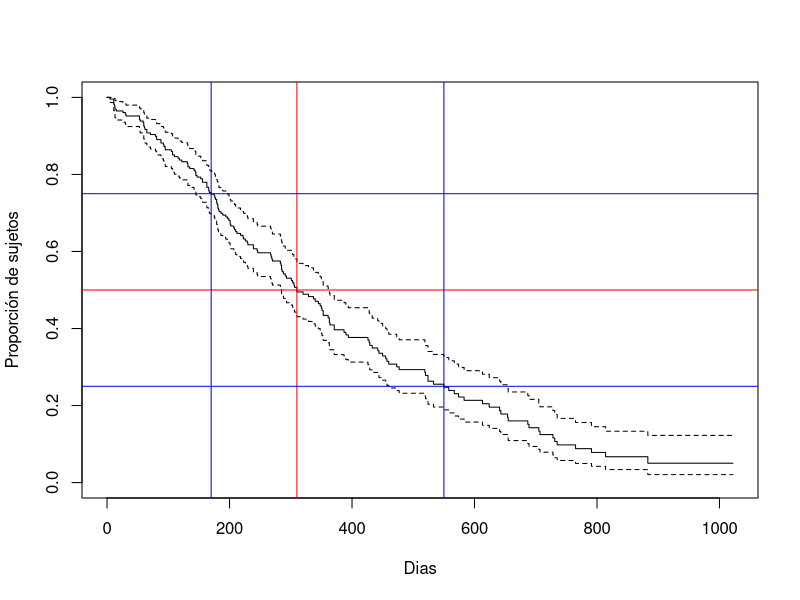
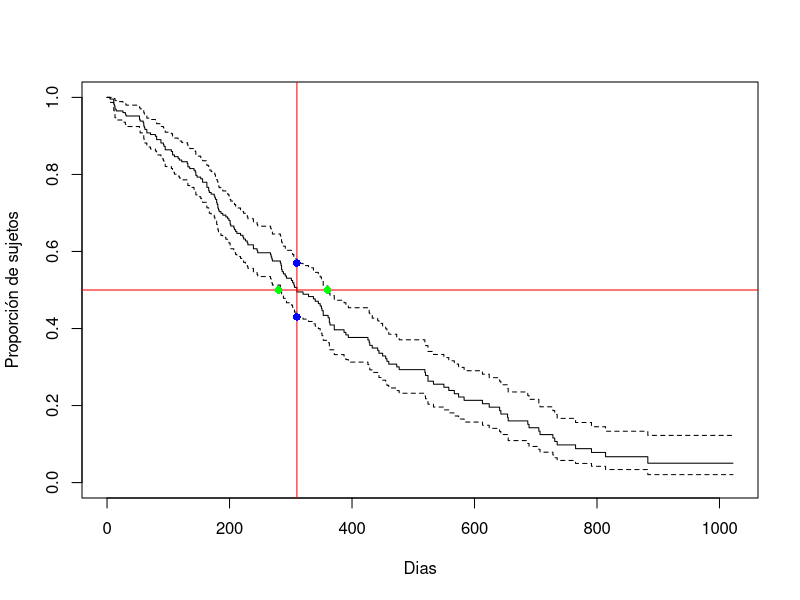
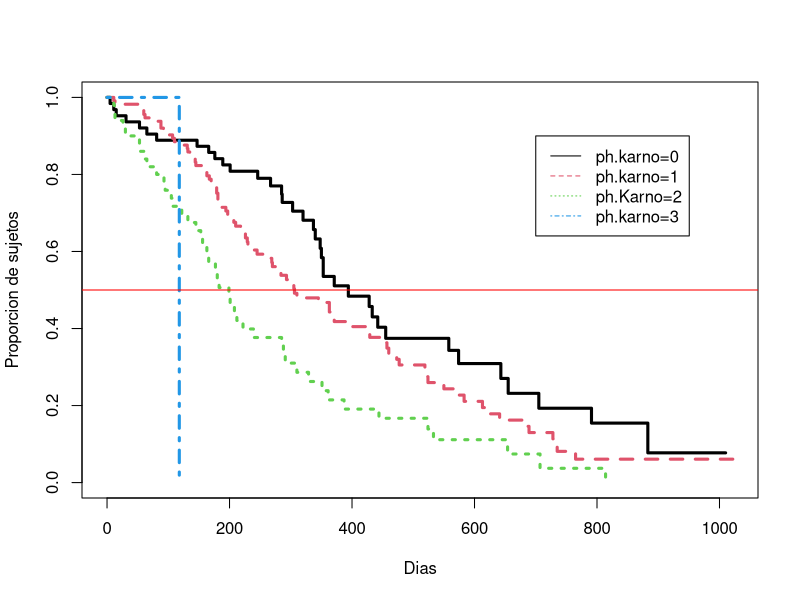
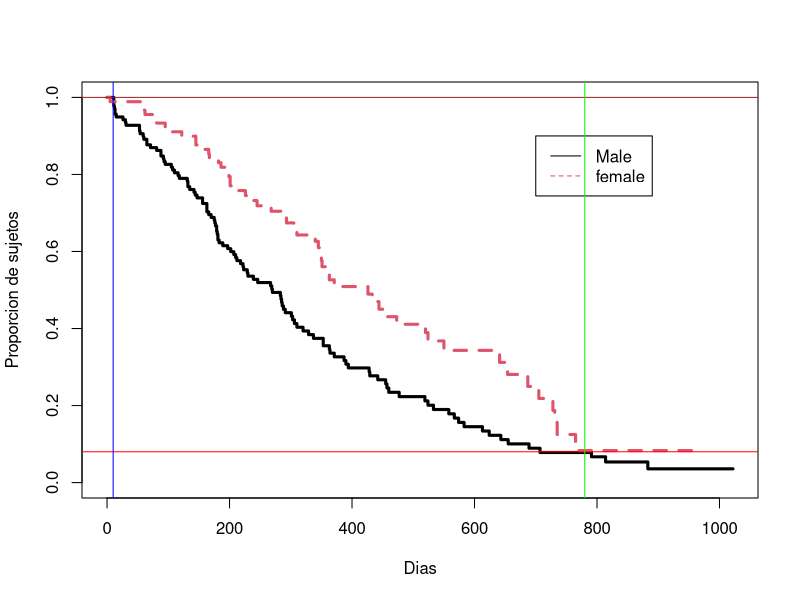
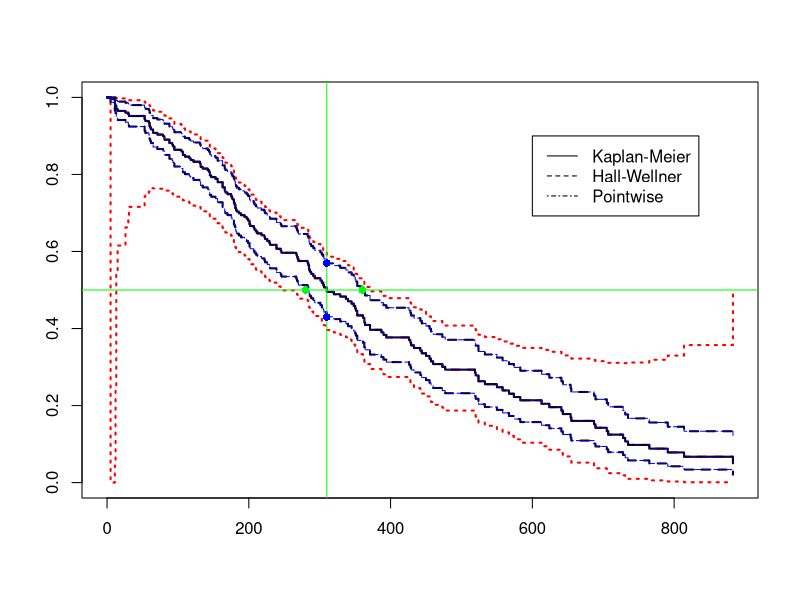
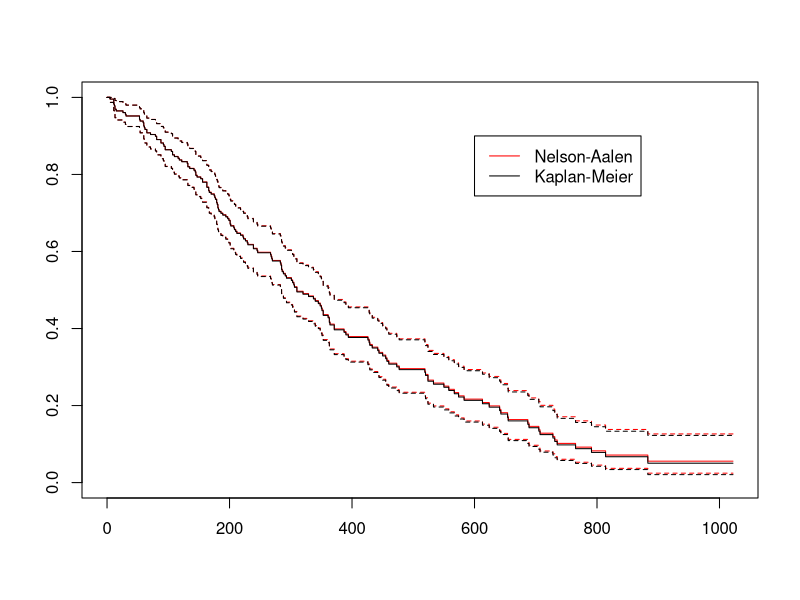
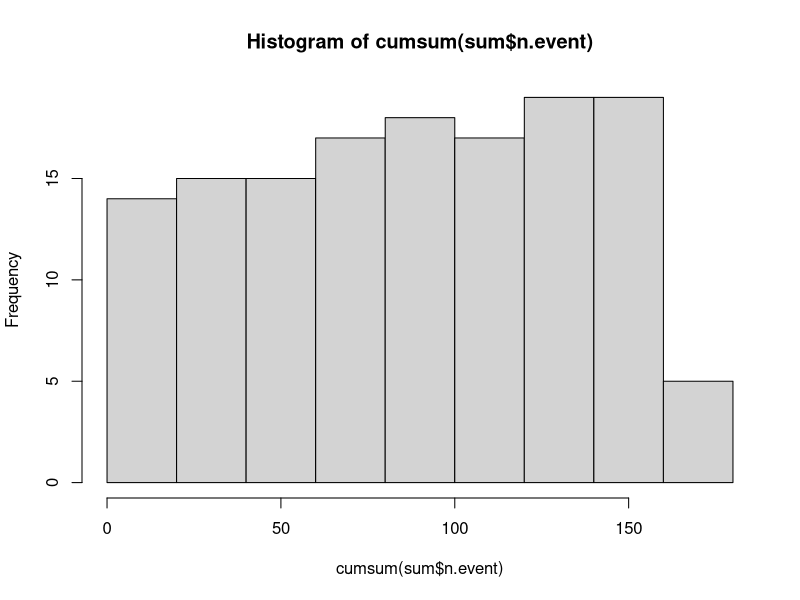
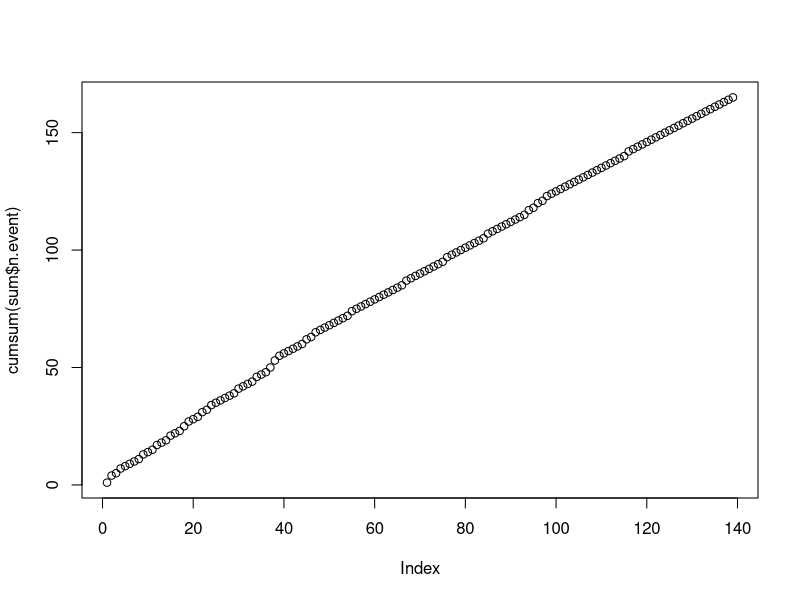

Write R code to recreate these figures, in order.
## ---- chunk 1
library(survival)
str(lung)
install.packages("km.ci")
library(km.ci)
## ---- chunk 2
table(lung$inst)
## ---- chunk 3
head(heart)
## ---- chunk 4
lung.sur <- Surv(lung$time, lung$status)
lung.sur
class(lung.sur)
## ---- chunk 5
heart.sur <- Surv(heart$start, heart$stop, heart$event)
heart.sur
class(heart.sur)
## ---- chunk 6
lung.fit <- survfit(lung.sur~1)
summary(lung.fit)

## ---- chunk 7
plot(lung.fit,xlab="Dias",ylab="Proporción de sujetos")
abline(h = 0.5, col ='red')
abline(v = 310, col ='red')
abline(h = c(0.25, 0.75), col ='blue')
abline(v = c(170, 550), col ='blue')
## ---- chunk 8
plot(lung.fit,xlab="Dias",ylab="Proporción de sujetos")
abline(h = 0.5, col ='red')
abline(v = 310, col ='red')
points(c(310,310), c(0.43,0.57), pch = 16, col='blue') #Probabilidad de supervivencia
points(c(280,360), c(0.5,0.5), pch = 16, col='green') # Tiempo
## ---- chunk 9
lung.fit.strata <- survfit(lung.sur~ph.ecog,lung)
plot(lung.fit.strata, lty = 1:4, col= 1:4 ,xlab = "Dias", ylab="Proporcion de sujetos",
     lwd=3)
legend(700, .9, c("ph.karno=0", "ph.karno=1", "ph.Karno=2","ph.karno=3"), lty = 1 : 4, col = 1 : 4)
abline(h = 0.5, col ='red')
## ---- chunk 10
lung.fit.strata <- survfit(lung.sur~sex,lung)
plot(lung.fit.strata, lty = 1:2, col= 1:2 ,xlab = "Dias", ylab="Proporcion de sujetos",
     lwd=3)
legend(700, .9, c("Male", "female"), lty = 1 : 2, col = 1 : 2)
abline(h = 0.08, col ='red')
abline(h = 1, col ='brown')
abline(v = 10, col ='blue')
abline(v = 780, col ='green')
## ---- chunk 11
aalen.fit<- survfit(coxph(lung.sur~1), type="aalen")
summary(aalen.fit)
## ---- chunk 12
survdiff(lung.sur~ph.ecog,lung)
## ---- chunk 13
a<-km.ci(lung.fit, conf.level=0.95, tl=NA, tu=NA,
method="loghall")
plot(a, lty=2, lwd=2, col = "red")
lines(lung.fit, lwd=2, lty=1, col = 'black')
lines(lung.fit, lwd=1, lty=4, conf.int=T, col = 'blue')
linetype<-c(1, 2, 4)
legend(600, .9, c("Kaplan-Meier", "Hall-Wellner", "Pointwise"), lty=(linetype))
abline(h = 0.5, col ='green')
abline(v = 310, col ='green')
points(c(310,310), c(0.43,0.57), pch = 16, col='blue') #Probabilidad de supervivencia
points(c(280,360), c(0.5,0.5), pch = 16, col='green') # Tiempo
## ---- chunk 14
aalen.fit<- survfit(coxph(lung.sur~1), type="aalen")
sum = summary(aalen.fit) 

plot(aalen.fit,col="red",lwd=1,lty=1)
lines(lung.fit, lwd=1, lty=1)
legend(600, 0.9, 
       c("Nelson-Aalen","Kaplan-Meier"), lty=c(1,1),
col=c("red","black"))
## ---- chunk 15
hist(cumsum(sum$n.event))
plot(cumsum(sum$n.event))
## ---- chunk 16
mod_suv = lm(cumsum(sum$n.event) ~ sum$time)
summary(mod_suv)
plot (sum$time, cumsum(sum$n.event), pch = 16)
abline(mod_suv)
## ---- chunk 17
survdiff(lung.sur~ph.ecog,lung) # prueba de Mantel-Haenszel
survdiff(lung.sur~sex,lung) # prueba de Peto & Peto modification of the Gehan-Wilcoxon test
# lung$sex_ecog = interaction(lung$sex, lung$ph.ecog)
# survdiff(lung.sur~sex - ph.ecog : sex_ecog,lung)
survdiff(lung.sur~sex - ph.ecog,lung)
## ---- chunk 18
survdiff(lung.sur~sex - ph.ecog,lung, rho = 0)
survdiff(lung.sur~sex - ph.ecog,lung, rho = 1)
## ---- chunk 19
lung.fit.strata <- survfit(lung.sur~sex,lung)
plot(lung.fit.strata, conf.int = 0.95, col= 1:2 ,xlab = "Dias", ylab="Proporcion de sujetos",
     lwd=3)
legend(700, .9, c("Male", "female"), lty = 1 : 2, col = 1 : 2, lwd = 3)
abline(h = 0.08, col ='red')
abline(h = 0.5, col ='purple')
abline(h = 1, col ='brown')
abline(v = 10, col ='blue')
abline(v = 780, col ='green')
abline(v = c(210,320))
abline(v = c(350,550))
## ---- chunk 20
survdiff(lung.sur~sex - ph.ecog,lung, rho = 0)
survdiff(lung.sur~sex - ph.ecog,lung, rho = 1)
## ---- chunk 21
par.wei<-survreg(lung.sur~1,dist="w")
par.wei
## ---- chunk 22
kappa<-par.wei$scale
lambda<-exp(-par.wei$coeff[1])
zeit<-seq(from=0,to=1100,length.out=1000)
s<-exp(-(lambda*zeit)^kappa)
h<-lambda^kappa *kappa*zeit^(kappa-1)
par(mfrow=c(2,1))
plot(zeit,h,xlab="Days",ylab="h(t)")
plot(zeit,s,xlab="Days",ylab="s(t)")
